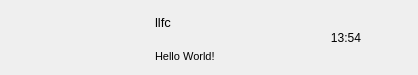
<?xml version="1.0" encoding="UTF-8"?>
<ui version="4.0">
    <class>ChatUserWid</class>
    <widget class="QWidget" name="ChatUserWid">
        <property name="geometry">
            <rect>
                <x>0</x>
                <y>0</y>
                <width>418</width>
                <height>75</height>
            </rect>
        </property>
        <property name="minimumSize">
            <size>
                <width>0</width>
                <height>75</height>
            </size>
        </property>
        <property name="maximumSize">
            <size>
                <width>16777215</width>
                <height>75</height>
            </size>
        </property>
        <property name="windowTitle">
            <string>Form</string>
        </property>
        <layout class="QHBoxLayout" name="horizontalLayout">
            <property name="spacing">
                <number>5</number>
            </property>
            <property name="leftMargin">
                <number>6</number>
            </property>
            <property name="topMargin">
                <number>2</number>
            </property>
            <property name="rightMargin">
                <number>6</number>
            </property>
            <property name="bottomMargin">
                <number>2</number>
            </property>
            <item>
                <widget class="QWidget" name="icon_wid" native="true">
                    <property name="sizePolicy">
                        <sizepolicy hsizetype="Fixed" vsizetype="Fixed">
                            <horstretch>0</horstretch>
                            <verstretch>0</verstretch>
                        </sizepolicy>
                    </property>
                    <property name="minimumSize">
                        <size>
                            <width>60</width>
                            <height>60</height>
                        </size>
                    </property>
                    <property name="maximumSize">
                        <size>
                            <width>60</width>
                            <height>60</height>
                        </size>
                    </property>
                    <widget class="QLabel" name="icon_lb">
                        <property name="geometry">
                            <rect>
                                <x>7</x>
                                <y>12</y>
                                <width>45</width>
                                <height>45</height>
                            </rect>
                        </property>
                        <property name="minimumSize">
                            <size>
                                <width>45</width>
                                <height>45</height>
                            </size>
                        </property>
                        <property name="maximumSize">
                            <size>
                                <width>45</width>
                                <height>45</height>
                            </size>
                        </property>
                        <property name="text">
                            <string/>
                        </property>
                        <property name="alignment">
                            <set>Qt::AlignCenter</set>
                        </property>
                    </widget>
                    <widget class="QLabel" name="red_point">
                        <property name="geometry">
                            <rect>
                                <x>27</x>
                                <y>0</y>
                                <width>30</width>
                                <height>30</height>
                            </rect>
                        </property>
                        <property name="minimumSize">
                            <size>
                                <width>30</width>
                                <height>30</height>
                            </size>
                        </property>
                        <property name="maximumSize">
                            <size>
                                <width>30</width>
                                <height>30</height>
                            </size>
                        </property>
                        <property name="text">
                            <string/>
                        </property>
                    </widget>
                </widget>
            </item>
            <item>
                <widget class="QWidget" name="user_info_wid" native="true">
                    <property name="minimumSize">
                        <size>
                            <width>120</width>
                            <height>0</height>
                        </size>
                    </property>
                    <property name="maximumSize">
                        <size>
                            <width>120</width>
                            <height>16777215</height>
                        </size>
                    </property>
                    <layout class="QVBoxLayout" name="verticalLayout">
                        <property name="leftMargin">
                            <number>2</number>
                        </property>
                        <property name="topMargin">
                            <number>5</number>
                        </property>
                        <property name="rightMargin">
                            <number>2</number>
                        </property>
                        <property name="bottomMargin">
                            <number>5</number>
                        </property>
                        <item>
                            <widget class="QLabel" name="user_name_lb">
                                <property name="minimumSize">
                                    <size>
                                        <width>0</width>
                                        <height>30</height>
                                    </size>
                                </property>
                                <property name="maximumSize">
                                    <size>
                                        <width>16777215</width>
                                        <height>30</height>
                                    </size>
                                </property>
                                <property name="font">
                                    <font>
                                        <pointsize>10</pointsize>
                                    </font>
                                </property>
                                <property name="text">
                                    <string>llfc</string>
                                </property>
                            </widget>
                        </item>
                        <item>
                            <widget class="QLabel" name="user_chat_lb">
                                <property name="minimumSize">
                                    <size>
                                        <width>0</width>
                                        <height>30</height>
                                    </size>
                                </property>
                                <property name="maximumSize">
                                    <size>
                                        <width>130</width>
                                        <height>30</height>
                                    </size>
                                </property>
                                <property name="font">
                                    <font>
                                        <pointsize>8</pointsize>
                                    </font>
                                </property>
                                <property name="text">
                                    <string>Hello World!</string>
                                </property>
                            </widget>
                        </item>
                    </layout>
                </widget>
            </item>
            <item>
                <widget class="QWidget" name="time_wid" native="true">
                    <property name="sizePolicy">
                        <sizepolicy hsizetype="Fixed" vsizetype="Fixed">
                            <horstretch>0</horstretch>
                            <verstretch>0</verstretch>
                        </sizepolicy>
                    </property>
                    <property name="minimumSize">
                        <size>
                            <width>50</width>
                            <height>50</height>
                        </size>
                    </property>
                    <property name="maximumSize">
                        <size>
                            <width>50</width>
                            <height>50</height>
                        </size>
                    </property>
                    <widget class="QLabel" name="time_lb">
                        <property name="geometry">
                            <rect>
                                <x>0</x>
                                <y>20</y>
                                <width>54</width>
                                <height>12</height>
                            </rect>
                        </property>
                        <property name="text">
                            <string>13:54</string>
                        </property>
                        <property name="alignment">
                            <set>Qt::AlignCenter</set>
                        </property>
                    </widget>
                </widget>
            </item>
        </layout>
    </widget>
    <resources/>
    <connections/>
</ui>
